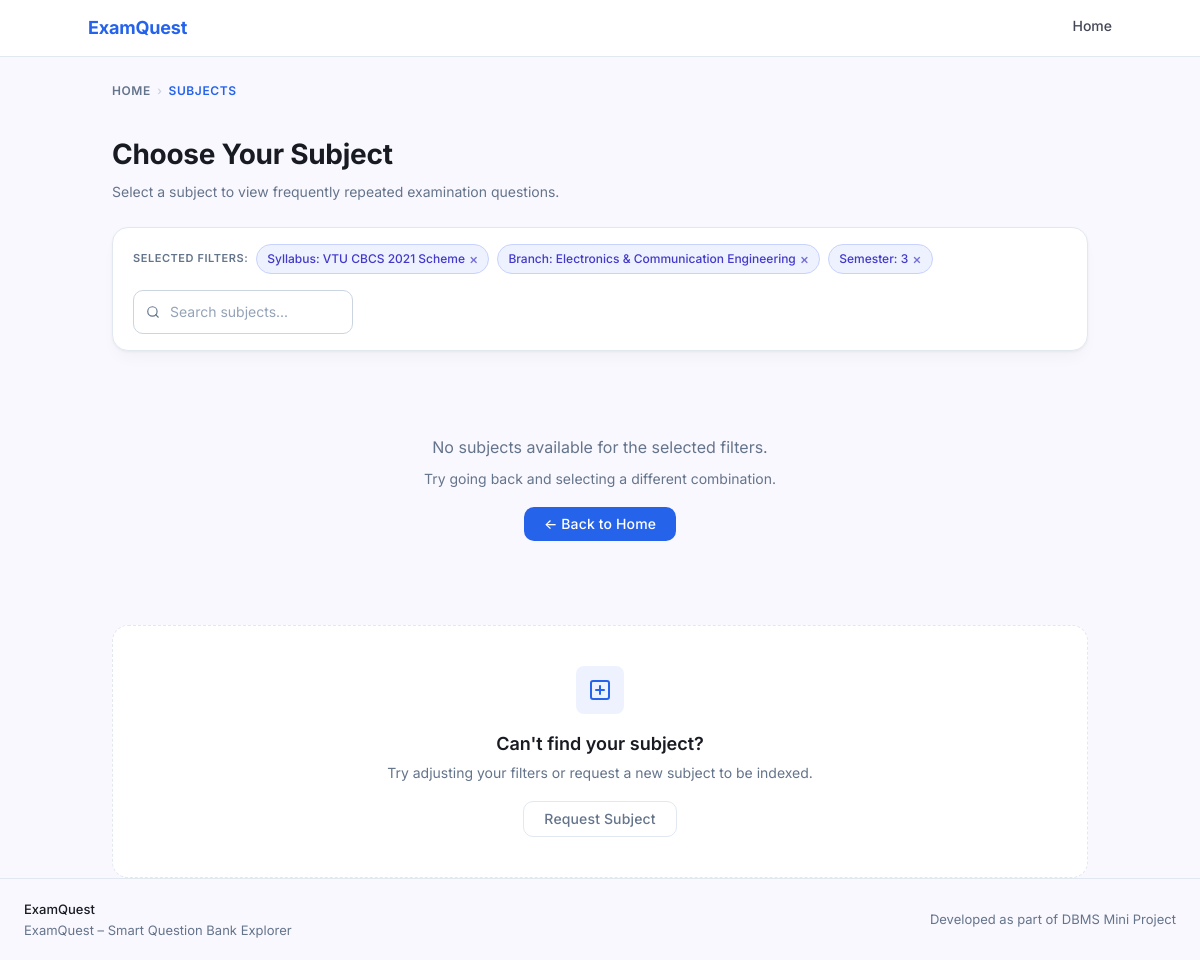
The app's page /subject.php?syllabus_id=1&branch_id=2&semester=3, older data.
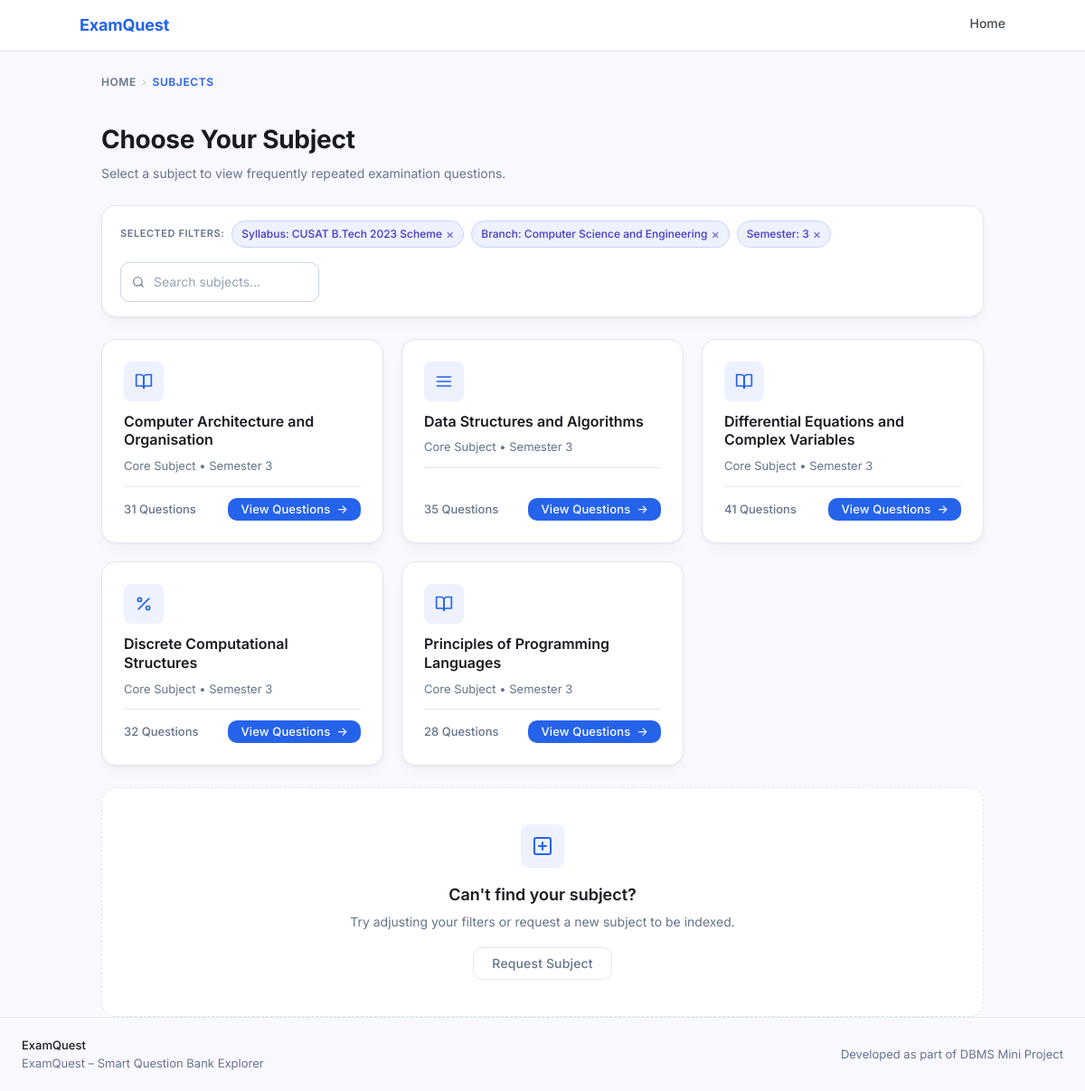
The same page, newer data.
### tables this page shows
CREATE TABLE syllabus (
    syllabus_id     INT AUTO_INCREMENT PRIMARY KEY,
    regulation_year VARCHAR(100) NOT NULL
);

CREATE TABLE branch (
    branch_id   INT AUTO_INCREMENT PRIMARY KEY,
    branch_name VARCHAR(100) NOT NULL
);

CREATE TABLE subject (
    subject_id   INT AUTO_INCREMENT PRIMARY KEY,
    subject_name VARCHAR(200) NOT NULL,
    semester     VARCHAR(10)  NOT NULL,
    subject_type VARCHAR(50)  NOT NULL DEFAULT 'Core Subject',
    syllabus_id  INT NOT NULL,
    branch_id    INT NOT NULL,
    UNIQUE KEY uq_subject (subject_name(150), semester, syllabus_id, branch_id),
    FOREIGN KEY (syllabus_id) REFERENCES syllabus(syllabus_id) ON DELETE CASCADE,
    FOREIGN KEY (branch_id)   REFERENCES branch(branch_id)     ON DELETE CASCADE
);

### subject.php (the view, shortened to what the changed rows need)
<?php
require_once 'db.php';
$syllabus_id = intval($_GET['syllabus_id'] ?? 0);
$branch_id   = intval($_GET['branch_id']   ?? 0);
$semester    = trim($_GET['semester']       ?? '');
$stmt = $conn->prepare('SELECT regulation_year FROM syllabus WHERE syllabus_id = ?');
$stmt->bind_param('i', $syllabus_id);
$stmt->execute();
$syllabus_label = $stmt->get_result()->fetch_assoc()['regulation_year'] ?? 'Unknown';
$stmt = $conn->prepare('SELECT branch_name FROM branch WHERE branch_id = ?');
$stmt->bind_param('i', $branch_id);
$stmt->execute();
$branch_label = $stmt->get_result()->fetch_assoc()['branch_name'] ?? 'Unknown';
$stmt = $conn->prepare('
    SELECT s.subject_id, s.subject_name, s.semester, s.subject_type,
           COUNT(q.question_id) AS question_count
    FROM subject s
    LEFT JOIN questions q ON q.subject_id = s.subject_id
    WHERE s.syllabus_id = ? AND s.branch_id = ? AND s.semester = ?
    GROUP BY s.subject_id
    ORDER BY s.subject_name ASC
');
$stmt->bind_param('iis', $syllabus_id, $branch_id, $semester);
$stmt->execute();
$subjects_result = $stmt->get_result();
$subjects = [];
while ($row = $subjects_result->fetch_assoc()) {
    $subjects[] = $row;
}
function getSubjectIconSvg(string $name): string {
    $n = strtolower($name);
    if (str_contains($n, 'formal') || str_contains($n, 'automata') || str_contains($n, 'discrete') || str_contains($n, 'math')) {
        return '<svg xmlns="http://www.w3.org/2000/svg" viewBox="0 0 24 24" fill="none" stroke="currentColor" stroke-width="2" stroke-linecap="round" stroke-linejoin="round"><line x1="19" y1="5" x2="5" y2="19"/><circle cx="6.5" cy="6.5" r="2.5"/><circle cx="17.5" cy="17.5" r="2.5"/></svg>';
    }
    if (str_contains($n, 'data structure') || str_contains($n, 'algorithm')) {
        return '<svg xmlns="http://www.w3.org/2000/svg" viewBox="0 0 24 24" fill="none" stroke="currentColor" stroke-width="2" stroke-linecap="round" stroke-linejoin="round"><line x1="3" y1="12" x2="21" y2="12"/><line x1="3" y1="6" x2="21" y2="6"/><line x1="3" y1="18" x2="21" y2="18"/></svg>';
    }
    return '<svg xmlns="http://www.w3.org/2000/svg" viewBox="0 0 24 24" fill="none" stroke="currentColor" stroke-width="2" stroke-linecap="round" stroke-linejoin="round"><path d="M2 3h6a4 4 0 0 1 4 4v14a3 3 0 0 0-3-3H2z"/><path d="M22 3h-6a4 4 0 0 0-4 4v14a3 3 0 0 1 3-3h7z"/></svg>';
}
?>
<!DOCTYPE html>
<html lang="en">
<head>
    <link rel="stylesheet" href="style.css">
</head>
<body>
<main>
    <div class="container">
        <div class="subjects-header">
            <h1>Choose Your Subject</h1>
        </div>
        <div class="card filter-bar" style="padding:16px 20px;">
            <div class="filter-bar__left">
                <span class="filter-bar__label">Selected Filters:</span>
                <span class="chip">
                    Syllabus: <?= htmlspecialchars($syllabus_label, ENT_QUOTES, 'UTF-8') ?>
                    <a href="index.php" title="Change syllabus">×</a>
                </span>
                <span class="chip">
                    Branch: <?= htmlspecialchars($branch_label, ENT_QUOTES, 'UTF-8') ?>
                    <a href="index.php" title="Change branch">×</a>
                </span>
                <span class="chip">
                    Semester: <?= htmlspecialchars($semester, ENT_QUOTES, 'UTF-8') ?>
                    <a href="index.php" title="Change semester">×</a>
                </span>
            </div>
        </div>
        <?php if (empty($subjects)): ?>
        <div style="text-align:center;padding:60px 24px;color:var(--color-secondary-text);">
            <p style="font-size:16px;margin-bottom:8px;">No subjects available for the selected filters.</p>
            <p style="font-size:14px;">Try going back and selecting a different combination.</p>
            <a href="index.php" class="btn btn--primary" style="margin-top:16px;">← Back to Home</a>
        </div>
        <?php else: ?>
        <div class="subject-grid" id="subjectGrid">
            <?php foreach ($subjects as $subj): ?>
            <div class="card subject-card" data-name="<?= htmlspecialchars(strtolower($subj['subject_name']), ENT_QUOTES, 'UTF-8') ?>">
                <div class="subject-card__icon">
                    <?= getSubjectIconSvg($subj['subject_name']) ?>
                </div>
                <h3 class="subject-card__name"><?= htmlspecialchars($subj['subject_name'], ENT_QUOTES, 'UTF-8') ?></h3>
                <p class="subject-card__meta">
                    <?= htmlspecialchars($subj['subject_type'], ENT_QUOTES, 'UTF-8') ?>
                    &bull; Semester <?= htmlspecialchars($subj['semester'], ENT_QUOTES, 'UTF-8') ?>
                </p>
                <div class="subject-card__divider"></div>
                <div class="subject-card__footer">
                    <span class="subject-card__count"><?= intval($subj['question_count']) ?> Questions</span>
                    <a href="questions.php?subject_id=<?= $subj['subject_id'] ?>&syllabus_id=<?= $syllabus_id ?>&branch_id=<?= $branch_id ?>&semester=<?= urlencode($semester) ?>"
                       class="btn btn--primary btn--sm">
                        View Questions &nbsp;→
                    </a>
                </div>
            </div>
            <?php endforeach; ?>
        </div>
        <?php endif; ?>
    </div>
</main>
</body>
</html>

Row changes from the older to the newer data that the page shows:
changed syllabus: regulation_year "VTU CBCS 2021 Scheme" → "CUSAT B.Tech 2023 Scheme"
changed branch: branch_name "Electronics & Communication Engineering" → "Computer Science and Engineering"
now on this page (row edited): subject: subject_name "Computer Architecture and Organisation", subject_type "Core Subject", semester "3", question_count "31"
now on this page (row edited): subject: subject_name "Data Structures and Algorithms", subject_type "Core Subject", semester "3", question_count "35"
now on this page (row edited): subject: subject_name "Differential Equations and Complex Variables", subject_type "Core Subject", semester "3", question_count "41"
now on this page (row edited): subject: subject_name "Discrete Computational Structures", subject_type "Core Subject", semester "3", question_count "32"
now on this page (row edited): subject: subject_name "Principles of Programming Languages", subject_type "Core Subject", semester "3", question_count "28"
Text that changed along with them:
text no longer shown: "No subjects available for the selected filters. Try going back and selecting a different combination. ← Back to Home"
